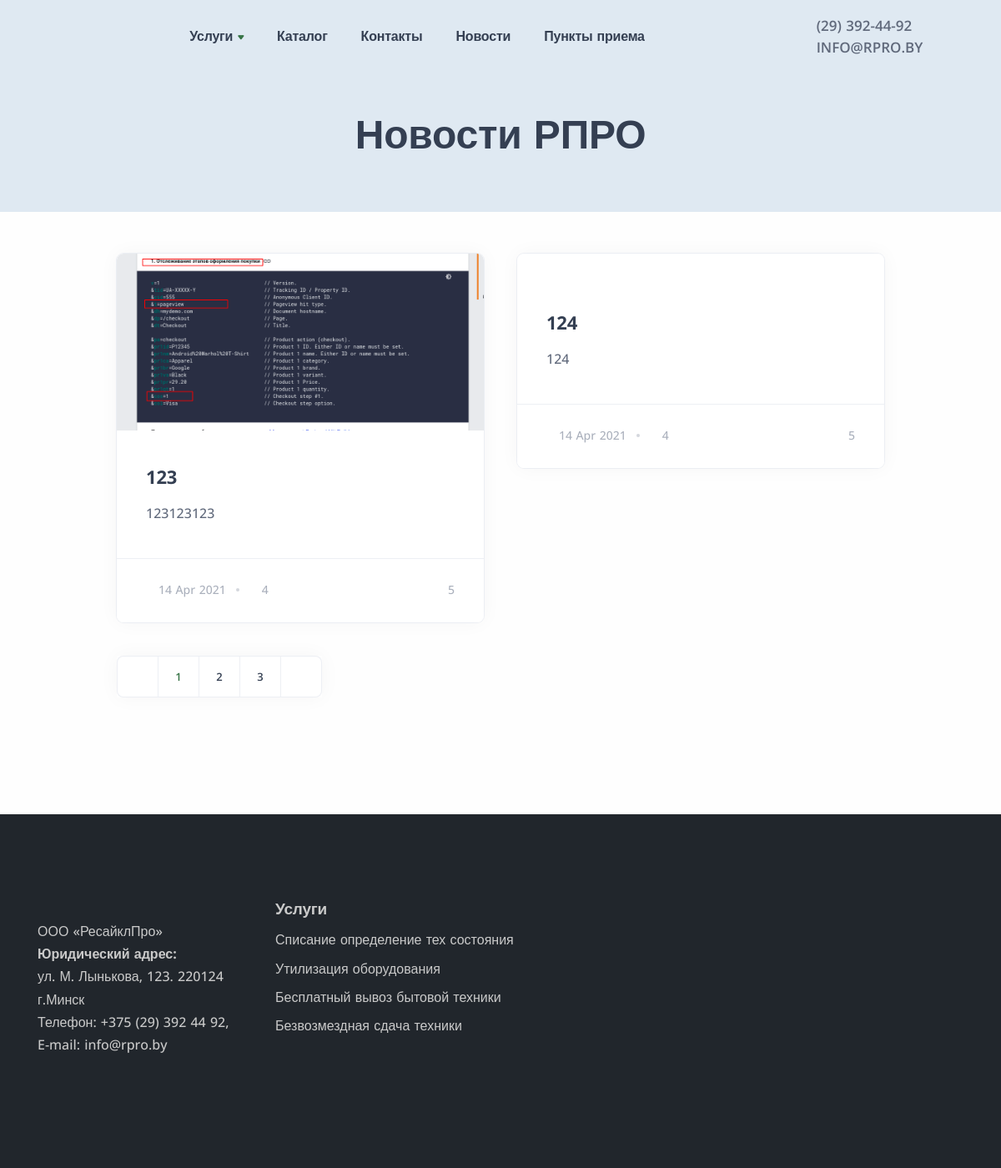
Page /news/ on the committed database.
### recycle/models.py (models this page shows, shortened)
class Article(models.Model):
    article_name = models.CharField('Заголовок H1', max_length=200)
    article_title = models.CharField('Заголовок title', max_length=200)
    article_slug = models.CharField('URL', max_length=200, default='article' + str(datetime.datetime.now()))
    article_metadesc = models.CharField('Описание description', max_length=300)
    article_short_desc = models.TextField('Короткое описание', blank=True)
    article_image = models.ImageField('Изображение статьи')
    isStock = models.BooleanField(default=False)
    body_editorjs = EditorJsJSONField()

### recycle/views.py (the view)
# urls.py: path('news/', views.News.as_view(), name='news'),
class News(View):
    def get(self, request):
        stock = False
        articles = Article.objects.all()
        for article in articles:
            if article.isStock == True:
                stock = True
        return render(request, 'news.html', {'articles':articles, 'stock':stock})

### RPRO/baseprocessor.py (called while the page is built)
def custom_proc(request):
    stock = False
    articles = Article.objects.all()
    for article in articles:
        if article.isStock == True:
            stock = True
    return {'stock': stock}

### templates/news.html (shortened to what this page needs)
{% extends 'base.html' %}
{% load static %}
{% block content %}
<div class="content-wrapper">
   <header class="wrapper bg-soft-primary">
        <nav class="navbar center-nav transparent navbar-expand-lg navbar-light">
            <div class="container flex-lg-row flex-nowrap align-items-center">
                <div class="navbar-collapse offcanvas-nav">
                    <ul class="navbar-nav">
<li class="nav-item"><a class="nav-link has-submenu" href="#" id="sm-162677704259718-37" aria-haspopup="true" aria-controls="sm-162677704259718-38" aria-expanded="false">Услуги<span class="sub-arrow"></span></a>
              </li>
                        <li class="nav-item "><a class="nav-link" href={% url 'category' %}>Каталог</a>
                        </li>
                        <li class="nav-item"><a class="nav-link" href={% url 'contact' %}>Контакты</a>
                        </li>
                        <li class="nav-item "><a class="nav-link" href={% url 'news' %}>Новости
                        </li>
                        <li class="nav-item"><a class="nav-link" href={% url 'punkty' %}>Пункты приема</a>
                        </li>
                    </ul>
                </div>
                <div class="navbar-other w-20 p-1 ms-auto">
                    <div class="contact-item w-100"><a href="tel:info@rpro.by" class="link-body"> <i class="uil uil-phone-volume"></i> (29) 392-44-92</a></div>
                    <div class="contact-item w-100"><a href="mailto:info@rpro.by" class="link-body"> <i class="uil uil-envelope-heart"></i> info@rpro.by</a></div>
                </div>
            </div>
        </nav>
    </header>
		<section class="wrapper bg-soft-primary">
			<div class="container py-10 text-center">
				<div class="row">
					<div class="col-md-7 col-lg-6 col-xl-5 mx-auto">
						<h1 class="display-1 mb-3">Новости РПРО</h1>
					</div>
				</div>
			</div>
		</section>
		<section class="wrapper bg-light">
			<div class="container py-10 pb-md-16">
				<div class="row">
					<div class="col-lg-10 mx-auto">
						<div class="blog grid grid-view">
							<div class="row isotope gx-md-8 gy-8 mb-8" style="position: relative; height: 1307.97px;">
                                {% for article in articles %}
								<article class="item post col-md-6" style="position: absolute; left: 0%; top: 0px;">
									<div class="card">
										<figure class="card-img-top overlay overlay1 hover-scale"><a href="{% url 'article' article_slug=article.article_slug %}"> <img src={{ article.article_image.url }} alt=""></a>
										</figure>
										<div class="card-body">
											<div class="post-header">
												<h2 class="post-title h3 mt-1 mb-3"><a class="link-dark" href={% url 'article' article_slug=article.article_slug %}>{{ article.article_name }}</a></h2>
											</div>
											<div class="post-content">
												<p>{{ article.article_short_desc }}</p>
											</div>
										</div>
										<div class="card-footer">
											<ul class="post-meta d-flex mb-0">
												<li class="post-date"><i class="uil uil-calendar-alt"></i><span>14 Apr 2021</span></li>
												<li class="post-comments"><a href="#"><i class="uil uil-comment"></i>4</a></li>
												<li class="post-likes ms-auto"><a href="#"><i class="uil uil-heart-alt"></i>5</a></li>
											</ul>
										</div>
									</div>
								</article>
                                {% endfor %}
							</div>
						</div>
						<nav class="d-flex" aria-label="pagination">
							<ul class="pagination">
								<li class="page-item disabled">
									<a class="page-link" href="#" aria-label="Previous">
										<span aria-hidden="true"><i class="uil uil-arrow-left"></i></span>
									</a>
								</li>
								<li class="page-item active"><a class="page-link" href="#">1</a></li>
								<li class="page-item"><a class="page-link" href="#">2</a></li>
								<li class="page-item"><a class="page-link" href="#">3</a></li>
								<li class="page-item">
									<a class="page-link" href="#" aria-label="Next">
										<span aria-hidden="true"><i class="uil uil-arrow-right"></i></span>
									</a>
								</li>
							</ul>
						</nav>
					</div>
				</div>
			</div>
		</section>
	</div>
{% endblock %}

### rows in the picture
Article: article_image (picture), article_name "123", article_short_desc "123123123"
Article: article_name "124", article_short_desc "124"
